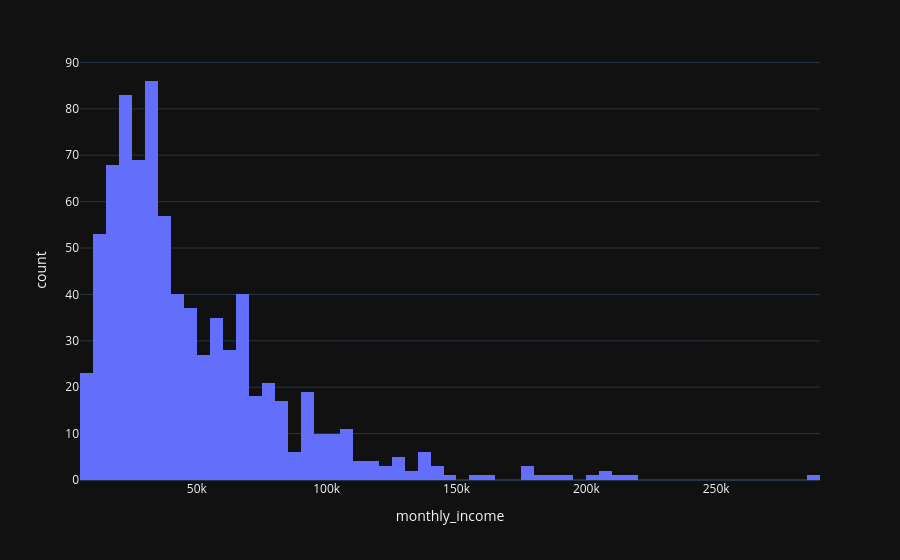
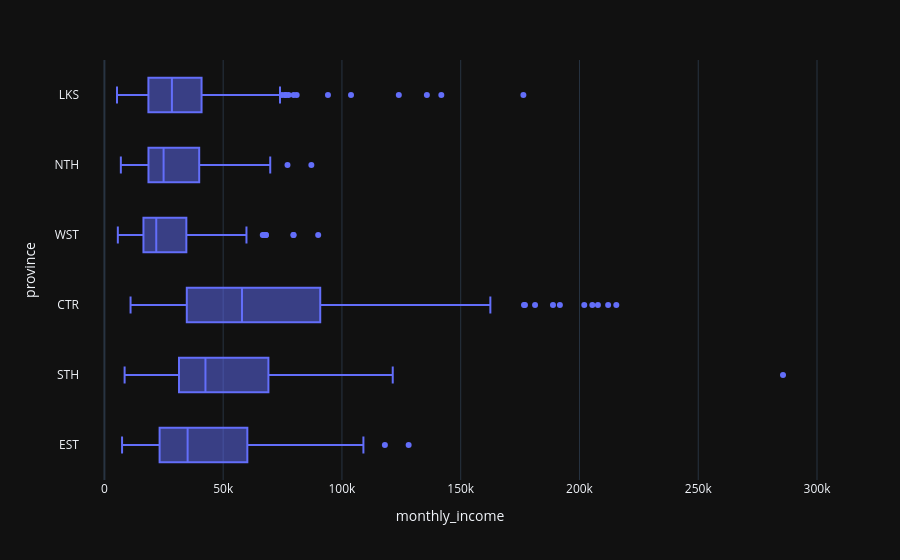

Notebook code for these charts, in order:
### Code cell
import pandas as pd
import matplotlib.pyplot as plt
import plotly.express as px
from py4stat import datania

# Load household survey data
hh_data = datania.generate_household_survey(n_households=800, seed=42)
df = pd.read_csv(hh_data)

# Preview the data
print(df.head())
print(f"\nDataset shape: {df.shape}")
print(f"\nColumns: {df.columns.tolist()}")

# Task 1: Create a matplotlib histogram of monthly_income
# YOUR CODE HERE
plt.figure(figsize=(10, 6))
df["monthly_income"].hist(bins=10)
plt.title("Histogram of monthly income")
# ... complete the histogram ...
plt.show()

# Task 2: Create the same histogram using Plotly Express
# YOUR CODE HERE
# fig = px.histogram(...)
# fig.show()
fig = px.histogram(df, x="monthly_income")
fig.show()

# Task 3: Create a Plotly box plot comparing income across provinces
# YOUR CODE HERE
# fig = px.box(...)
# fig.show()
fig = px.box(df, x="monthly_income", y="province")
fig.show()

# Task 4: Export your Plotly visualization as HTML
# Hint: Use fig.write_html("filename.html")
# YOUR CODE HERE

### Figure 1 — Plotly figure (JSON) as saved in the notebook; plotly's stock layout.template omitted (floating-point values rounded to 4 significant figures; data arrays with more than 128 entries replaced by an {"elided": "..."} marker saying what was removed)
{"data": [{"bingroup": "x", "hovertemplate": "monthly_income=%{x}<br>count=%{y}<extra></extra>", "legendgroup": "", "marker": {"color": "#636efa", "pattern": {"shape": ""}}, "name": "", "orientation": "v", "showlegend": false, "x": {"elided": "800 int values"}, "xaxis": "x", "yaxis": "y", "type": "histogram"}], "layout": {"xaxis": {"anchor": "y", "domain": [0.0, 1.0], "title": {"text": "monthly_income"}}, "yaxis": {"anchor": "x", "domain": [0.0, 1.0], "title": {"text": "count"}}, "legend": {"tracegroupgap": 0}, "margin": {"t": 60}, "barmode": "relative"}}

### Figure 2 — Plotly figure (JSON) as saved in the notebook; plotly's stock layout.template omitted (floating-point values rounded to 4 significant figures; data arrays with more than 128 entries replaced by an {"elided": "..."} marker saying what was removed)
{"data": [{"alignmentgroup": "True", "hovertemplate": "monthly_income=%{x}<br>province=%{y}<extra></extra>", "legendgroup": "", "marker": {"color": "#636efa"}, "name": "", "notched": false, "offsetgroup": "", "orientation": "h", "showlegend": false, "x": {"elided": "800 int values"}, "x0": " ", "xaxis": "x", "y": {"elided": "800 str values"}, "y0": " ", "yaxis": "y", "type": "box"}], "layout": {"xaxis": {"anchor": "y", "domain": [0.0, 1.0], "title": {"text": "monthly_income"}}, "yaxis": {"anchor": "x", "domain": [0.0, 1.0], "title": {"text": "province"}}, "legend": {"tracegroupgap": 0}, "margin": {"t": 60}, "boxmode": "group"}}
